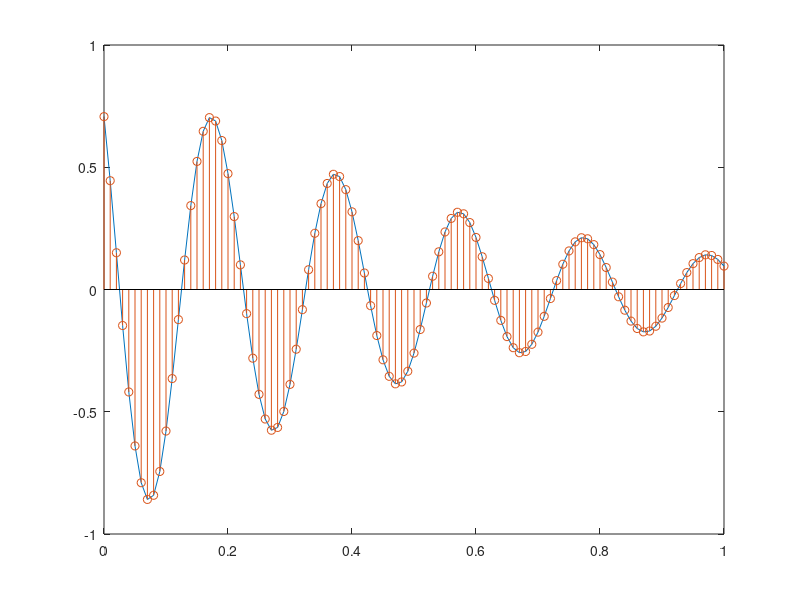

Recreate this plot in MATLAB.

%case I: real 
a=-0.8;
C=2;
n=0:10;
y=C.*a.^n;
stem(n,y)

%case II: complext
% C= A*exp(j.*phi)
f=5;
phi=0.25*pi;
omega=2*pi*f;
n=0:0.01:1;
C=1.*exp(j*phi);
a=exp(j.*omega*n);
y=C.*a;
plot(n,real(y));

%case IIII
f=5;
phi=0.25*pi;
omega=2*pi*f;
sigma=-2;
n=0:0.01:1;
C=1.*exp(j*phi);
a=exp((sigma+j.*omega)*n);
y=C.*a;
plot(n,real(y));hold on;
stem(n,real(y))






